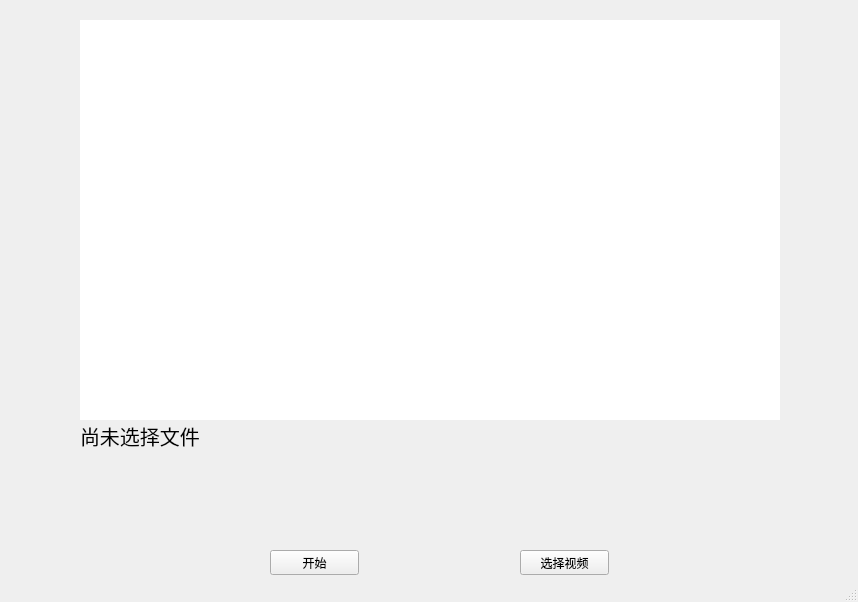
<?xml version="1.0" encoding="UTF-8"?>
<ui version="4.0">
 <class>MainWindow</class>
 <widget class="QMainWindow" name="MainWindow">
  <property name="geometry">
   <rect>
    <x>0</x>
    <y>0</y>
    <width>858</width>
    <height>602</height>
   </rect>
  </property>
  <property name="windowTitle">
   <string>MainWindow</string>
  </property>
  <widget class="QWidget" name="centralwidget">
   <widget class="QLabel" name="labelVideo0">
    <property name="geometry">
     <rect>
      <x>80</x>
      <y>20</y>
      <width>700</width>
      <height>400</height>
     </rect>
    </property>
    <property name="styleSheet">
     <string notr="true">background-color: rgb(255, 255, 255);</string>
    </property>
    <property name="text">
     <string/>
    </property>
   </widget>
   <widget class="QPushButton" name="buttonStart">
    <property name="geometry">
     <rect>
      <x>270</x>
      <y>550</y>
      <width>89</width>
      <height>25</height>
     </rect>
    </property>
    <property name="text">
     <string>开始</string>
    </property>
   </widget>
   <widget class="QPushButton" name="pushChooseVideo">
    <property name="geometry">
     <rect>
      <x>520</x>
      <y>550</y>
      <width>89</width>
      <height>25</height>
     </rect>
    </property>
    <property name="text">
     <string>选择视频</string>
    </property>
   </widget>
   <widget class="QLabel" name="labelFilePath">
    <property name="geometry">
     <rect>
      <x>80</x>
      <y>420</y>
      <width>771</width>
      <height>31</height>
     </rect>
    </property>
    <property name="font">
     <font>
      <pointsize>15</pointsize>
     </font>
    </property>
    <property name="text">
     <string>尚未选择文件</string>
    </property>
   </widget>
   <widget class="QLabel" name="labelOutput">
    <property name="geometry">
     <rect>
      <x>80</x>
      <y>450</y>
      <width>701</width>
      <height>81</height>
     </rect>
    </property>
    <property name="font">
     <font>
      <pointsize>25</pointsize>
     </font>
    </property>
    <property name="text">
     <string/>
    </property>
    <property name="alignment">
     <set>Qt::AlignLeading|Qt::AlignLeft|Qt::AlignTop</set>
    </property>
    <property name="wordWrap">
     <bool>true</bool>
    </property>
   </widget>
  </widget>
  <widget class="QStatusBar" name="statusbar"/>
 </widget>
 <resources/>
 <connections>
  <connection>
   <sender>buttonStart</sender>
   <signal>clicked()</signal>
   <receiver>MainWindow</receiver>
   <slot>showVideoButtonClicked()</slot>
   <hints>
    <hint type="sourcelabel">
     <x>457</x>
     <y>620</y>
    </hint>
    <hint type="destinationlabel">
     <x>908</x>
     <y>637</y>
    </hint>
   </hints>
  </connection>
  <connection>
   <sender>pushChooseVideo</sender>
   <signal>clicked()</signal>
   <receiver>MainWindow</receiver>
   <slot>chooseFileButtonClicked()</slot>
   <hints>
    <hint type="sourcelabel">
     <x>498</x>
     <y>630</y>
    </hint>
    <hint type="destinationlabel">
     <x>940</x>
     <y>589</y>
    </hint>
   </hints>
  </connection>
 </connections>
 <slots>
  <slot>showVideoButtonClicked()</slot>
  <slot>chooseFileButtonClicked()</slot>
 </slots>
</ui>
